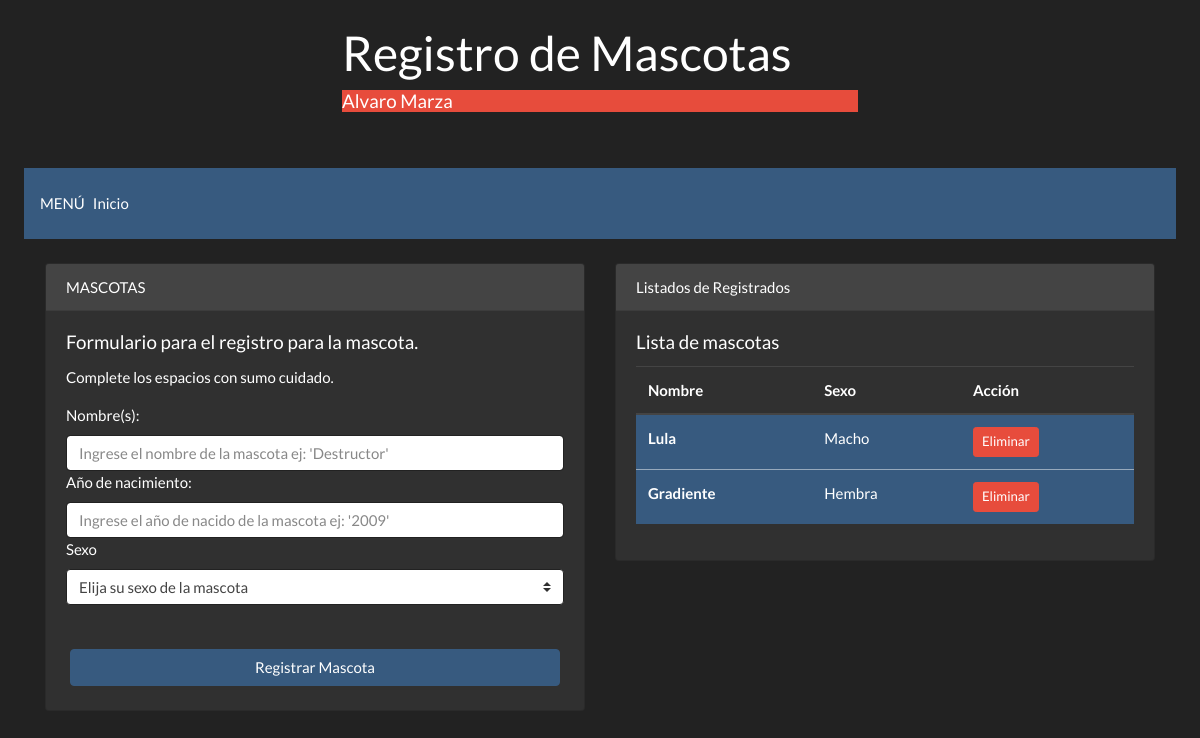
The page /mascota/3 on the database its author committed.
### app.py (models this page shows)
class tbpropietario(db.Model):
    idpropietario = db.Column(db.Integer,primary_key=True)
    nombre = db.Column(db.String(50))
    apellido = db.Column(db.String(50))
    telefono = db.Column(db.Integer)
    anio = db.Column(db.Integer)
    sexo = db.Column(db.String(5))

class tbmascota(db.Model):
    idmascota = db.Column(db.Integer,primary_key=True)
    nombre = db.Column(db.String(20))
    anio = db.Column(db.Integer)
    sexo = db.Column(db.String(5))
    idprop = db.Column(db.Integer)

### app.py (the view)
@app.route('/mascota/<idprop>')#direccionando a la pagina para ver las mascotas
def verMascotas(idprop):
    propie = tbpropietario.query.filter_by(idpropietario=int(idprop)).first()
    revmascota = tbmascota.query.all()
    db.session.commit()
    return render_template('mascotas.html',propietario=propie,qrymascota=revmascota)

### templates/mascotas.html (shortened to what this page needs)
<!DOCTYPE html>
<html lang="en">
<head>
    <link rel="stylesheet" href="https://stackpath.bootstrapcdn.com/bootswatch/4.3.1/darkly/bootstrap.min.css">
</head>
<body>
        <header class="container">
                <div class="display-4 row justify-content-center p-4 cabecera">
                    <div class="col-md-6">
                        <h1>Registro de Mascotas</h1>
                        <h5 class="bg-danger">
                            {{propietario.nombre}}
                            {{propietario.apellido}}
                        </h5>
                    </div>
                </div>
        </header>
        <div class="bs-docs-section clearfix">
            <div class="bs-component">
                <nav class="navbar navbar-expand-lg navbar-dark bg-primary m-4">
                        MENÚ
                        <div class="collapse navbar-collapse" id="navbarColor01">
                        <ul class="navbar-nav mr-auto">
                            <li class="nav-item   active  ">
                            <a class="nav-link" href="/"> Inicio <span class="sr-only">(current)</span></a>
                            </li>
                        </ul>
                        </div>
                </nav>
            </div>
        </div>
        <div class="container">
            <form class="form-group" action="/crearmasc/{{propietario.idpropietario}}" method="POST">
                <div class="row">
                    <div class="col-auto col-sm-9 col-md-6">
                        <div class="card">
                            <div class="card-header">
                                            MASCOTAS
                            </div>
                            <div class="card-body">
                                <h5 class="card-title">Formulario para el registro para la mascota.</h5>
                                <p class="card-text">Complete los espacios con sumo cuidado.</p>
                                <label for="nombmas">Nombre(s): </label>
                                <input id="nombmas" class="form-control" type="text" name="nombmas" placeholder="Ingrese el nombre de la mascota ej: 'Destructor'">
                                <label for="aniomas">Año de nacimiento: </label>
                                <input id="aniomas" class="form-control" type="text" name="aniomas" placeholder="Ingrese el año de nacido de la mascota ej: '2009'">
                                <label for="sxomas">Sexo</label>
                                <select name="sxomas" id="sxomas" class="custom-select" >
                                    <option selected="">Elija su sexo de la mascota</option>
                                </select>
                            </div>
                            <button type="submit" class="btn btn-primary m-4" >Registrar Mascota</submit>
                        </div>
                    </div>
                    <div class="col-9 col-sm-9 col-md-6">
                        <div class="card bg-secundary">
                            <div class="card-header">
                                    Listados de Registrados
                            </div>
                            <div class="card-body">
                                <h5 class="card-title">Lista de mascotas</h5>
                                <table class="table table-hover">
                                    <thead >
                                        <tr >
                                            <th scope="col" >Nombre</th>
                                            <th scope="col" >Sexo</th>
                                            <th scope="col" >Acción</th>
                                        </tr>
                                        <tbody  >
                                            {%for masc in qrymascota%}
                                                {%if masc.idprop == propietario.idpropietario%}
                                            <tr class="table-primary" >
                                                <th scope="row" >{{masc.nombre}}</th>
                                                <td>{%if masc.sexo=='M'%}
                                                        Macho
                                                    {%else%}
                                                        Hembra
                                                    {%endif%}
                                                </td>
                                                <td >
                                                    <a href="\borrarmasc\{{masc.idmascota}} {{propietario.idpropietario}}" class="btn btn-sm btn-danger">Eliminar</a>
                                                </td>
                                            </tr>
                                                {%endif%}
                                            {%endfor%}
                                        </tbody>
                                    </thead>
                                </table>
                            </div>
                        </div>
                    </div>
                </div>
            </form>
        </div>
</body>
</html>

### rows shown on the page
tbpropietario: nombre "Alvaro", apellido "Marza"
tbmascota: nombre "Lula", sexo "Macho"
tbmascota: nombre "Gradiente", sexo "Hembra"
